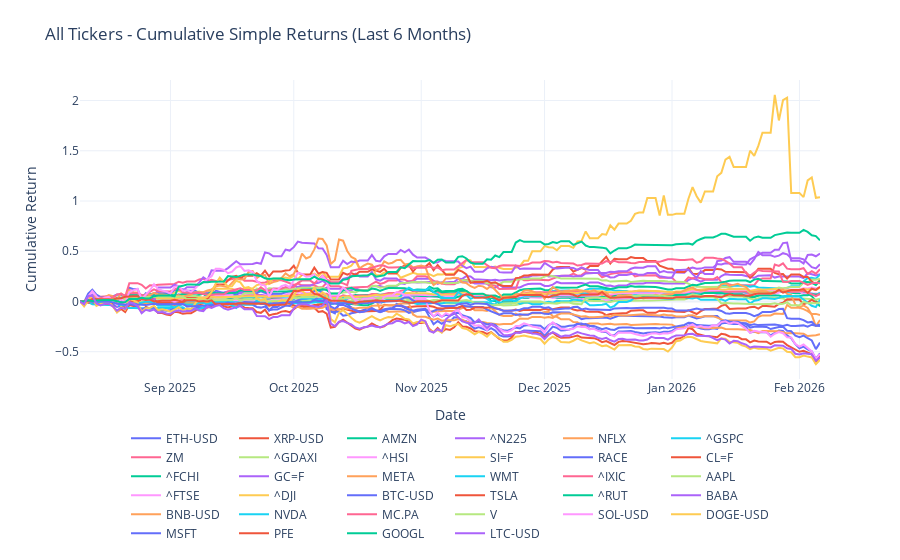

Notebook cell for this chart:
### Code cell
# plot last 6 months of cumprod_simple_6m returns 
fig = go.Figure()
for column in cumprod_simple_6m.columns:
    fig.add_trace(
        go.Scatter(
            x=cumprod_simple_6m.index,
            y=cumprod_simple_6m[column],
            mode="lines",
            name=column,
        )
    )

fig.update_layout(
    title="All Tickers - Cumulative Simple Returns (Last 6 Months)",
    xaxis_title="Date",
    yaxis_title="Cumulative Return",
    legend=dict(orientation="h", yanchor="top", y=-0.15, xanchor="center", x=0.5),
    template="plotly_white",
    margin=dict(t=80, b=120),
)
fig.show()

### Figure 1 — Plotly figure (JSON) as saved in the notebook; plotly's stock layout.template omitted (floating-point values rounded to 4 significant figures; data arrays with more than 128 entries replaced by an {"elided": "..."} marker saying what was removed)
{"data": [{"mode": "lines", "name": "ETH-USD", "type": "scatter", "x": {"elided": "181 str values"}, "y": {"elided": "181 float values"}}, {"mode": "lines", "name": "XRP-USD", "type": "scatter", "x": {"elided": "181 str values"}, "y": {"elided": "181 float values"}}, {"mode": "lines", "name": "AMZN", "type": "scatter", "x": {"elided": "181 str values"}, "y": {"elided": "181 float values"}}, {"mode": "lines", "name": "^N225", "type": "scatter", "x": {"elided": "181 str values"}, "y": {"elided": "181 float values"}}, {"mode": "lines", "name": "NFLX", "type": "scatter", "x": {"elided": "181 str values"}, "y": {"elided": "181 float values"}}, {"mode": "lines", "name": "^GSPC", "type": "scatter", "x": {"elided": "181 str values"}, "y": {"elided": "181 float values"}}, {"mode": "lines", "name": "ZM", "type": "scatter", "x": {"elided": "181 str values"}, "y": {"elided": "181 float values"}}, {"mode": "lines", "name": "^GDAXI", "type": "scatter", "x": {"elided": "181 str values"}, "y": {"elided": "181 float values"}}, {"mode": "lines", "name": "^HSI", "type": "scatter", "x": {"elided": "181 str values"}, "y": {"elided": "181 float values"}}, {"mode": "lines", "name": "SI=F", "type": "scatter", "x": {"elided": "181 str values"}, "y": {"elided": "181 float values"}}, {"mode": "lines", "name": "RACE", "type": "scatter", "x": {"elided": "181 str values"}, "y": {"elided": "181 float values"}}, {"mode": "lines", "name": "CL=F", "type": "scatter", "x": {"elided": "181 str values"}, "y": {"elided": "181 float values"}}, {"mode": "lines", "name": "^FCHI", "type": "scatter", "x": {"elided": "181 str values"}, "y": {"elided": "181 float values"}}, {"mode": "lines", "name": "GC=F", "type": "scatter", "x": {"elided": "181 str values"}, "y": {"elided": "181 float values"}}, {"mode": "lines", "name": "META", "type": "scatter", "x": {"elided": "181 str values"}, "y": {"elided": "181 float values"}}, {"mode": "lines", "name": "WMT", "type": "scatter", "x": {"elided": "181 str values"}, "y": {"elided": "181 float values"}}, {"mode": "lines", "name": "^IXIC", "type": "scatter", "x": {"elided": "181 str values"}, "y": {"elided": "181 float values"}}, {"mode": "lines", "name": "AAPL", "type": "scatter", "x": {"elided": "181 str values"}, "y": {"elided": "181 float values"}}, {"mode": "lines", "name": "^FTSE", "type": "scatter", "x": {"elided": "181 str values"}, "y": {"elided": "181 float values"}}, {"mode": "lines", "name": "^DJI", "type": "scatter", "x": {"elided": "181 str values"}, "y": {"elided": "181 float values"}}, {"mode": "lines", "name": "BTC-USD", "type": "scatter", "x": {"elided": "181 str values"}, "y": {"elided": "181 float values"}}, {"mode": "lines", "name": "TSLA", "type": "scatter", "x": {"elided": "181 str values"}, "y": {"elided": "181 float values"}}, {"mode": "lines", "name": "^RUT", "type": "scatter", "x": {"elided": "181 str values"}, "y": {"elided": "181 float values"}}, {"mode": "lines", "name": "BABA", "type": "scatter", "x": {"elided": "181 str values"}, "y": {"elided": "181 float values"}}, {"mode": "lines", "name": "BNB-USD", "type": "scatter", "x": {"elided": "181 str values"}, "y": {"elided": "181 float values"}}, {"mode": "lines", "name": "NVDA", "type": "scatter", "x": {"elided": "181 str values"}, "y": {"elided": "181 float values"}}, {"mode": "lines", "name": "MC.PA", "type": "scatter", "x": {"elided": "181 str values"}, "y": {"elided": "181 float values"}}, {"mode": "lines", "name": "V", "type": "scatter", "x": {"elided": "181 str values"}, "y": {"elided": "181 float values"}}, {"mode": "lines", "name": "SOL-USD", "type": "scatter", "x": {"elided": "181 str values"}, "y": {"elided": "181 float values"}}, {"mode": "lines", "name": "DOGE-USD", "type": "scatter", "x": {"elided": "181 str values"}, "y": {"elided": "181 float values"}}, {"mode": "lines", "name": "MSFT", "type": "scatter", "x": {"elided": "181 str values"}, "y": {"elided": "181 float values"}}, {"mode": "lines", "name": "PFE", "type": "scatter", "x": {"elided": "181 str values"}, "y": {"elided": "181 float values"}}, {"mode": "lines", "name": "GOOGL", "type": "scatter", "x": {"elided": "181 str values"}, "y": {"elided": "181 float values"}}, {"mode": "lines", "name": "LTC-USD", "type": "scatter", "x": {"elided": "181 str values"}, "y": {"elided": "181 float values"}}], "layout": {"legend": {"orientation": "h", "x": 0.5, "xanchor": "center", "y": -0.15, "yanchor": "top"}, "margin": {"b": 120, "t": 80}, "title": {"text": "All Tickers - Cumulative Simple Returns (Last 6 Months)"}, "xaxis": {"title": {"text": "Date"}}, "yaxis": {"title": {"text": "Cumulative Return"}}}}
